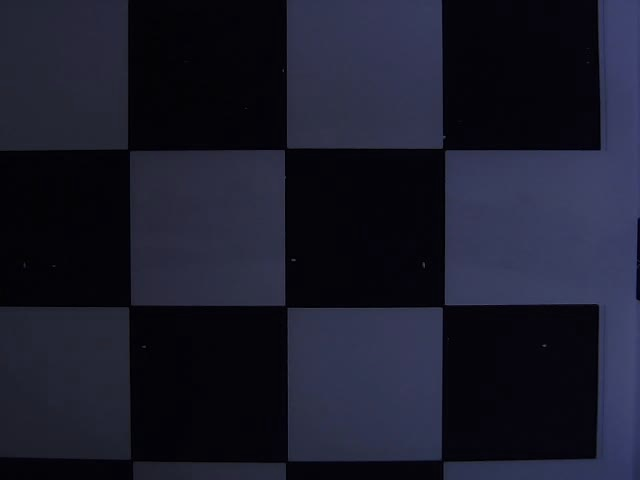
#> input picture calibration/cali5.jpg, 640 x 480 px; its folder holds only this picture in this run
$ python calibration.py
#> lines starting #> are read from the running program, lines starting #| are printed output that depends on the picture
import numpy as np
import cv2 as cv
import glob

################ FIND CHESSBOARD CORNERS - OBJECT POINTS AND IMAGE POINTS #############################

chessboardSize = (4, 3)
frameSize = (640, 480)


# termination criteria
criteria = (cv.TERM_CRITERIA_EPS + cv.TERM_CRITERIA_MAX_ITER, 30, 0.001)

# prepare object points, like (0,0,0), (1,0,0), (2,0,0) ....,(6,5,0)
objp = np.zeros((chessboardSize[0] * chessboardSize[1], 3), np.float32)
objp[:, :2] = np.mgrid[0:chessboardSize[0], 0:chessboardSize[1]].T.reshape(-1, 2)

# Arrays to store object points and image points from all the images.
objpoints = []  # 3d point in real world space
imgpoints = []  # 2d points in image plane.

images = glob.glob('*.jpg')

for image in images:

    img = cv.imread(image)
#> img is the input picture: shape (480, 640, 3); mean B, G, R 42.8, 27.5, 26.6
    gray = cv.cvtColor(img, cv.COLOR_BGR2GRAY)
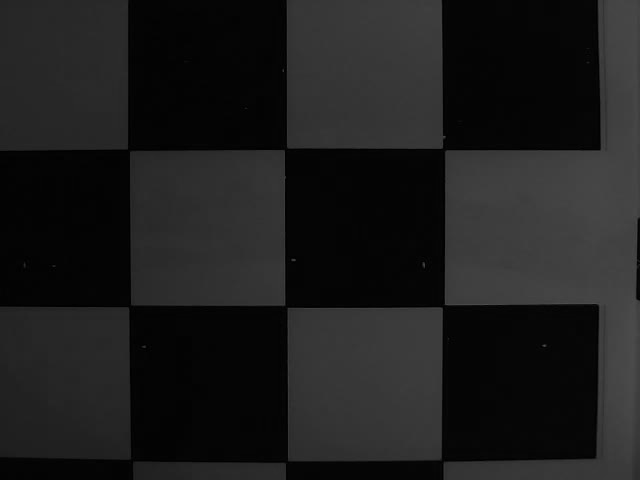
#> gray: shape (480, 640); min 0, max 81, mean 29

    # Find the chess board corners
    ret, corners = cv.findChessboardCorners(gray, chessboardSize, None)
#> ret = False; corners = None

    # If found, add object points, image points (after refining them)
    if ret:
        objpoints.append(objp)
        corners2 = cv.cornerSubPix(gray, corners, (11, 11), (-1, -1), criteria)
        imgpoints.append(corners)

        # Draw and display the corners
        cv.drawChessboardCorners(img, chessboardSize, corners2, ret)
        cv.imshow('img', img)
        cv.waitKey(1000)

cv.destroyAllWindows()

############## CALIBRATION #######################################################

#> (the run stopped early here; a loop or call above may not have finished)
